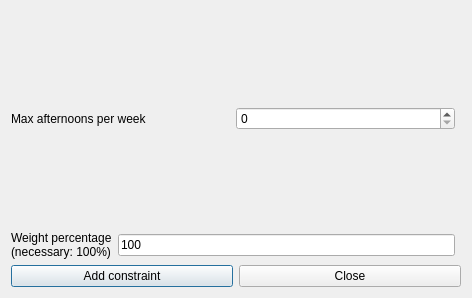
<?xml version="1.0" encoding="UTF-8"?>
<ui version="4.0">
 <class>AddConstraintStudentsMaxAfternoonsPerWeekForm_template</class>
 <widget class="QDialog" name="AddConstraintStudentsMaxAfternoonsPerWeekForm_template">
  <property name="geometry">
   <rect>
    <x>0</x>
    <y>0</y>
    <width>472</width>
    <height>298</height>
   </rect>
  </property>
  <property name="windowTitle">
   <string extracomment="This is the title of the dialog to add a new constraint of this type">Add students max afternoons per week</string>
  </property>
  <layout class="QGridLayout">
   <item row="4" column="0" colspan="2">
    <layout class="QHBoxLayout">
     <item>
      <widget class="QPushButton" name="addConstraintPushButton">
       <property name="text">
        <string>Add constraint</string>
       </property>
      </widget>
     </item>
     <item>
      <widget class="QPushButton" name="closePushButton">
       <property name="text">
        <string>Close</string>
       </property>
      </widget>
     </item>
    </layout>
   </item>
   <item row="2" column="0">
    <spacer name="spacer1">
     <property name="orientation">
      <enum>Qt::Vertical</enum>
     </property>
     <property name="sizeType">
      <enum>QSizePolicy::Expanding</enum>
     </property>
     <property name="sizeHint" stdset="0">
      <size>
       <width>20</width>
       <height>31</height>
      </size>
     </property>
    </spacer>
   </item>
   <item row="1" column="0">
    <layout class="QHBoxLayout">
     <item>
      <widget class="QLabel" name="maxAfternoonsTextLabel">
       <property name="frameShape">
        <enum>QFrame::NoFrame</enum>
       </property>
       <property name="frameShadow">
        <enum>QFrame::Plain</enum>
       </property>
       <property name="text">
        <string>Max afternoons per week</string>
       </property>
       <property name="wordWrap">
        <bool>false</bool>
       </property>
      </widget>
     </item>
     <item>
      <widget class="QSpinBox" name="maxAfternoonsSpinBox"/>
     </item>
    </layout>
   </item>
   <item row="3" column="0">
    <layout class="QHBoxLayout">
     <item>
      <widget class="QLabel" name="weightTextLabel">
       <property name="frameShape">
        <enum>QFrame::NoFrame</enum>
       </property>
       <property name="frameShadow">
        <enum>QFrame::Plain</enum>
       </property>
       <property name="text">
        <string>Weight percentage
(necessary: 100%)</string>
       </property>
       <property name="wordWrap">
        <bool>false</bool>
       </property>
      </widget>
     </item>
     <item>
      <widget class="QLineEdit" name="weightLineEdit">
       <property name="text">
        <string notr="true">100</string>
       </property>
      </widget>
     </item>
    </layout>
   </item>
   <item row="0" column="0">
    <spacer name="spacer1_2">
     <property name="orientation">
      <enum>Qt::Vertical</enum>
     </property>
     <property name="sizeType">
      <enum>QSizePolicy::Expanding</enum>
     </property>
     <property name="sizeHint" stdset="0">
      <size>
       <width>20</width>
       <height>31</height>
      </size>
     </property>
    </spacer>
   </item>
  </layout>
 </widget>
 <layoutdefault spacing="6" margin="11"/>
 <resources/>
 <connections/>
</ui>
